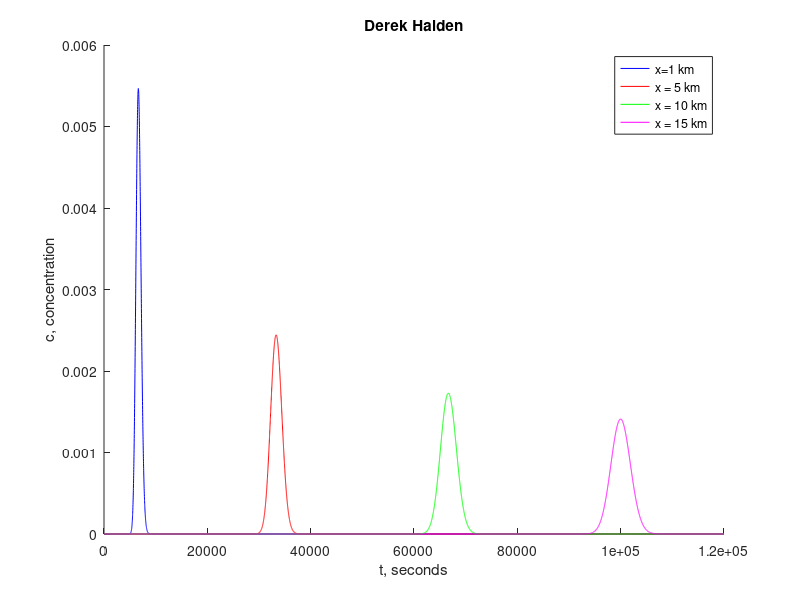

Source code (MATLAB):
D = 0.40;
v = 0.15;
c0 = 1;
k = 3.47e-06;
C0 = c0/sqrt(4*pi*D);
x=[1 5 10 15]*(10^3);
C = ones(10000,length(x));
t = ones(12000,1);
t(1) = 0;

for i = 1:length(t)
    t(i) = 10*i;
    for j = 1:length(x)
        C(i,j) = C0*(t(i)^(-1/2))*exp(-((x(j)-v*t(i))^2)/(4*D*t(i)));
    end
end


figure
hold on
plot(t(:,1), C(:,1), 'b');
plot(t(:,1), C(:,2), 'r');
plot(t(:,1), C(:,3), 'g');
plot(t(:,1), C(:,4), 'm');
title('Derek Halden')
xlabel('t, seconds')
ylabel('c, concentration')
legend('x=1 km','x = 5 km', 'x = 10 km', 'x = 15 km')